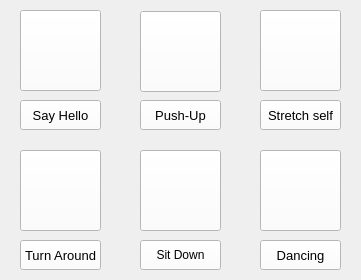
<?xml version="1.0" encoding="UTF-8"?>
<ui version="4.0">
 <class>form_dance</class>
 <widget class="QWidget" name="form_dance">
  <property name="geometry">
   <rect>
    <x>0</x>
    <y>0</y>
    <width>361</width>
    <height>280</height>
   </rect>
  </property>
  <property name="font">
   <font>
    <family>Arial</family>
   </font>
  </property>
  <property name="windowTitle">
   <string>Calibration</string>
  </property>
  <property name="styleSheet">
   <string notr="true">QWidget{
	background-color: rgb(216, 216, 216);
}
QAbstractButton{
border-style:none;
border-radius:0px;
padding:5px;
color:#DCDCDC;
background:qlineargradient(spread:pad,x1:0,y1:0,x2:0,y2:1,stop:0 #858585,stop:1 #383838);
}
QAbstractButton:hover{
color:#000000;
background-color:#008aff;
}
QAbstractButton:pressed{
color:#DCDCDC;
border-style:solid;
border-width:0px 0px 0px 4px;
padding:4px 4px 4px 2px;
border-color:#008aff;
background-color:#444444;
}

QLabel{
color:#DCDCDC;


}
QLabel:focus{
border:1px solid #00BB9E;

}

QLineEdit{
border:1px solid #242424;
border-radius:3px;
padding:2px;
background:none;
selection-background-color:#484848;
selection-color:#DCDCDC;
}
QLineEdit:focus,QLineEdit:hover{
border:1px solid #242424;
}
QLineEdit{
border:1px solid #242424;
border-radius:3px;
padding:2px;
background:none;
selection-background-color:#484848;
selection-color:#DCDCDC;
}

QLineEdit:focus,QLineEdit:hover{
border:1px solid #242424;
}
QLineEdit{
lineedit-password-character:9679;
}
font: 10pt &quot;Arial&quot;;</string>
  </property>
  <widget class="QPushButton" name="button_dance_turn_around">
   <property name="geometry">
    <rect>
     <x>20</x>
     <y>240</y>
     <width>81</width>
     <height>30</height>
    </rect>
   </property>
   <property name="font">
    <font>
     <family>Arial</family>
     <pointsize>10</pointsize>
     <weight>50</weight>
     <italic>false</italic>
     <bold>false</bold>
    </font>
   </property>
   <property name="styleSheet">
    <string notr="true">background-color: rgb(255, 255, 255);
color: rgb(0, 0, 0);
font: 10pt &quot;Arial&quot;;</string>
   </property>
   <property name="text">
    <string>Turn Around</string>
   </property>
  </widget>
  <widget class="QPushButton" name="button_dance_dancing">
   <property name="geometry">
    <rect>
     <x>260</x>
     <y>240</y>
     <width>81</width>
     <height>30</height>
    </rect>
   </property>
   <property name="font">
    <font>
     <family>Arial</family>
     <pointsize>10</pointsize>
     <weight>50</weight>
     <italic>false</italic>
     <bold>false</bold>
    </font>
   </property>
   <property name="styleSheet">
    <string notr="true">color: rgb(0, 0, 0);
background-color: rgb(255, 255, 255);
font: 10pt &quot;Arial&quot;;</string>
   </property>
   <property name="text">
    <string>Dancing</string>
   </property>
  </widget>
  <widget class="QPushButton" name="button_dance_push_up">
   <property name="geometry">
    <rect>
     <x>140</x>
     <y>100</y>
     <width>81</width>
     <height>30</height>
    </rect>
   </property>
   <property name="font">
    <font>
     <family>Arial</family>
     <pointsize>10</pointsize>
     <weight>50</weight>
     <italic>false</italic>
     <bold>false</bold>
    </font>
   </property>
   <property name="styleSheet">
    <string notr="true">background-color: rgb(255, 255, 255);
color: rgb(0, 0, 0);
font: 10pt &quot;Arial&quot;;</string>
   </property>
   <property name="text">
    <string>Push-Up</string>
   </property>
  </widget>
  <widget class="QPushButton" name="button_dance_stretch_self">
   <property name="geometry">
    <rect>
     <x>260</x>
     <y>100</y>
     <width>81</width>
     <height>30</height>
    </rect>
   </property>
   <property name="font">
    <font>
     <family>Arial</family>
     <pointsize>10</pointsize>
     <weight>50</weight>
     <italic>false</italic>
     <bold>false</bold>
    </font>
   </property>
   <property name="styleSheet">
    <string notr="true">background-color: rgb(255, 255, 255);
color: rgb(0, 0, 0);
font: 10pt &quot;Arial&quot;;</string>
   </property>
   <property name="text">
    <string>Stretch self</string>
   </property>
  </widget>
  <widget class="QPushButton" name="button_dance_say_hello">
   <property name="geometry">
    <rect>
     <x>20</x>
     <y>100</y>
     <width>81</width>
     <height>30</height>
    </rect>
   </property>
   <property name="font">
    <font>
     <family>Arial</family>
     <pointsize>10</pointsize>
     <weight>50</weight>
     <italic>false</italic>
     <bold>false</bold>
    </font>
   </property>
   <property name="focusPolicy">
    <enum>Qt::StrongFocus</enum>
   </property>
   <property name="contextMenuPolicy">
    <enum>Qt::DefaultContextMenu</enum>
   </property>
   <property name="styleSheet">
    <string notr="true">background-color: rgb(255, 255, 255);
selection-color: rgb(137, 235, 255);
color: rgb(0, 0, 0);
font: 10pt &quot;Arial&quot;;</string>
   </property>
   <property name="text">
    <string>Say Hello</string>
   </property>
  </widget>
  <widget class="QPushButton" name="button_dance_sit_down">
   <property name="geometry">
    <rect>
     <x>140</x>
     <y>240</y>
     <width>81</width>
     <height>30</height>
    </rect>
   </property>
   <property name="font">
    <font>
     <family>Arial</family>
    </font>
   </property>
   <property name="styleSheet">
    <string notr="true">background-color: rgb(255, 255, 255);
color: rgb(0, 0, 0);</string>
   </property>
   <property name="text">
    <string>Sit Down</string>
   </property>
  </widget>
  <widget class="QPushButton" name="button_dance_picture_1">
   <property name="geometry">
    <rect>
     <x>20</x>
     <y>10</y>
     <width>81</width>
     <height>81</height>
    </rect>
   </property>
   <property name="font">
    <font>
     <family>Arial</family>
     <weight>50</weight>
     <bold>false</bold>
    </font>
   </property>
   <property name="focusPolicy">
    <enum>Qt::StrongFocus</enum>
   </property>
   <property name="contextMenuPolicy">
    <enum>Qt::DefaultContextMenu</enum>
   </property>
   <property name="styleSheet">
    <string notr="true">background-color: rgb(255, 255, 255);
selection-color: rgb(137, 235, 255);
color: rgb(0, 0, 0);</string>
   </property>
   <property name="text">
    <string/>
   </property>
  </widget>
  <widget class="QPushButton" name="button_dance_picture_2">
   <property name="geometry">
    <rect>
     <x>140</x>
     <y>11</y>
     <width>81</width>
     <height>81</height>
    </rect>
   </property>
   <property name="font">
    <font>
     <family>Arial</family>
     <weight>50</weight>
     <bold>false</bold>
    </font>
   </property>
   <property name="focusPolicy">
    <enum>Qt::StrongFocus</enum>
   </property>
   <property name="contextMenuPolicy">
    <enum>Qt::DefaultContextMenu</enum>
   </property>
   <property name="styleSheet">
    <string notr="true">background-color: rgb(255, 255, 255);
selection-color: rgb(137, 235, 255);
color: rgb(0, 0, 0);</string>
   </property>
   <property name="text">
    <string/>
   </property>
  </widget>
  <widget class="QPushButton" name="button_dance_picture_3">
   <property name="geometry">
    <rect>
     <x>260</x>
     <y>10</y>
     <width>81</width>
     <height>81</height>
    </rect>
   </property>
   <property name="font">
    <font>
     <family>Arial</family>
     <weight>50</weight>
     <bold>false</bold>
    </font>
   </property>
   <property name="focusPolicy">
    <enum>Qt::StrongFocus</enum>
   </property>
   <property name="contextMenuPolicy">
    <enum>Qt::DefaultContextMenu</enum>
   </property>
   <property name="styleSheet">
    <string notr="true">background-color: rgb(255, 255, 255);
selection-color: rgb(137, 235, 255);
color: rgb(0, 0, 0);</string>
   </property>
   <property name="text">
    <string/>
   </property>
  </widget>
  <widget class="QPushButton" name="button_dance_picture_4">
   <property name="geometry">
    <rect>
     <x>20</x>
     <y>150</y>
     <width>81</width>
     <height>81</height>
    </rect>
   </property>
   <property name="font">
    <font>
     <family>Arial</family>
     <weight>50</weight>
     <bold>false</bold>
    </font>
   </property>
   <property name="focusPolicy">
    <enum>Qt::StrongFocus</enum>
   </property>
   <property name="contextMenuPolicy">
    <enum>Qt::DefaultContextMenu</enum>
   </property>
   <property name="styleSheet">
    <string notr="true">background-color: rgb(255, 255, 255);
selection-color: rgb(137, 235, 255);
color: rgb(0, 0, 0);</string>
   </property>
   <property name="text">
    <string/>
   </property>
  </widget>
  <widget class="QPushButton" name="button_dance_picture_5">
   <property name="geometry">
    <rect>
     <x>140</x>
     <y>150</y>
     <width>81</width>
     <height>81</height>
    </rect>
   </property>
   <property name="font">
    <font>
     <family>Arial</family>
     <weight>50</weight>
     <bold>false</bold>
    </font>
   </property>
   <property name="focusPolicy">
    <enum>Qt::StrongFocus</enum>
   </property>
   <property name="contextMenuPolicy">
    <enum>Qt::DefaultContextMenu</enum>
   </property>
   <property name="styleSheet">
    <string notr="true">background-color: rgb(255, 255, 255);
selection-color: rgb(137, 235, 255);
color: rgb(0, 0, 0);</string>
   </property>
   <property name="text">
    <string/>
   </property>
  </widget>
  <widget class="QPushButton" name="button_dance_picture_6">
   <property name="geometry">
    <rect>
     <x>260</x>
     <y>150</y>
     <width>81</width>
     <height>81</height>
    </rect>
   </property>
   <property name="font">
    <font>
     <family>Arial</family>
     <weight>50</weight>
     <bold>false</bold>
    </font>
   </property>
   <property name="focusPolicy">
    <enum>Qt::StrongFocus</enum>
   </property>
   <property name="contextMenuPolicy">
    <enum>Qt::DefaultContextMenu</enum>
   </property>
   <property name="styleSheet">
    <string notr="true">background-color: rgb(255, 255, 255);
selection-color: rgb(137, 235, 255);
color: rgb(0, 0, 0);</string>
   </property>
   <property name="text">
    <string/>
   </property>
  </widget>
 </widget>
 <resources/>
 <connections/>
</ui>
